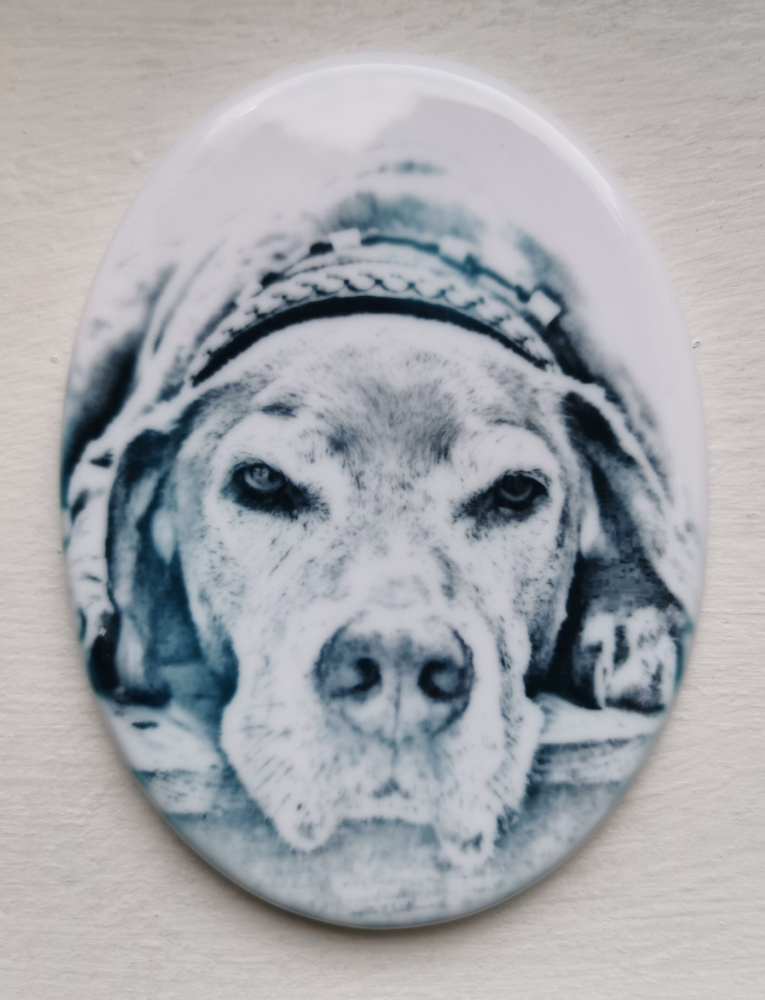
#> input picture media/plytki_with_photo/original.jpg, 1529 x 2000 px (shown at 1/2 size)
$ python -i batch_relief.py   (imports and definitions only)
#> lines starting #> are read from the running program, lines starting #| are printed output that depends on the picture
#> further down, picture is the input picture: PIL image 1529x2000 RGB; mean R, G, B 166.1, 168.2, 172.1
#!/usr/bin/env python3
"""Optymalizacja 38 urn z reliefem ("... Custom urn for dog's ashes", plans/relief_custom_urn_38.csv, stan żywy plans/relief_stan_zywy.json).
  python3 -I scripts/batch_relief.py raport                      # mapowanie oferta -> folder serwera, wariant A/B (plans/relief_mapa.csv), bez zapisu
  python3 -I scripts/batch_relief.py plan N [--lid=ID[,ID]]      # dry-run partii N (plans/partia_relief_00N.csv i _dryrun.json)
  python3 -I scripts/batch_relief.py apply N --apply             # zapis do Etsy (tylko po "tak" właścicielki dla partii N)
Zakres na ofertę: kopia zapasowa; tytuł, opis, 13 tagów, materiały tekstowe (wood, brass handles, cold cast bronze relief), Materials (Brass, Pine, Birch),
personalizacja (A: imię i daty wymagane + cytat opcjonalny; B: imię i daty opcjonalne), alt texty zdjęć 1-6 (zdjęcia NIE są wymieniane),
film 1 = video/video-urn-relief-dogs-anita.mp4, film 2 = z folderu rasy (bez "brand"), 8 tłumaczeń. Limit API: etsy_api liczy okno 24 h dla wszystkich wywołań.
"""
import csv
import datetime
import glob
import hashlib
import html
import io
import json
import re
import subprocess
import sys
import time
import urllib.parse
from collections import Counter
from pathlib import Path

import numpy as np
from PIL import Image

sys.path.insert(0, str(Path(__file__).resolve().parent))
import etsy_api as api
import generators as gen
import apply_test_sphynx as base
import batch as B
import batch_urny as U

ROOT = api.ROOT
TPL = ROOT / "templates"
BASE_V = "https://www.artdog.com.pl/VIDEO/V%20tura/109.%20Plakietki%20na%20urnie/"
STAN = ROOT / "plans" / "relief_stan_zywy.json"
INDEX = ROOT / "plans" / "relief_foldery_index.csv"
GROUP = ROOT / "plans" / "relief_custom_urn_38.csv"
MAPA = ROOT / "plans" / "relief_mapa.csv"
CACHE = B.CACHE.parent / "relief"
VIDEO1 = ROOT / "video" / "video-urn-relief-dogs-anita.mp4"
ROTTWEILER_FIX = ROOT / "video" / "poprawki" / "rottweiler-5056739246399.mp4"
MATERIALS_TEXT = "wood,brass handles,cold cast bronze relief"
MAT_VALUES = ("68,203,1059", "Brass,Pine,Birch")  # bez Ceramic (zatwierdzone 30.10.2026)
B_FOLDERS = {18, 21, 23, 24, 28, 29, 38}  # foldery bez tabliczki na zdjęciu 1 (wariant B)
OWNER_EAN = {1380245139: "5056739246375", 1380245821: "5056739246399"}  # poprawki właścicielki 29.10.2026
OWNER_VIDEO2 = {1380245821: ROTTWEILER_FIX}
NAME_FIX = {"Borzoi Russian Wolfhound": "Borzoi", "Mastino Napoletano": "Neapolitan Mastiff", "Staffordshire Bullterrier": "Staffordshire Bull Terrier"}
FEATURE_OFFER = {1380247435: "Dachshund Wire-haired"}  # Dachshund wire: "Wire-haired" w tytule
TOP4 = {1366245946, 1380250289, 1380245821, 1366250756}  # German Shepherd, Dogue de Bordeaux, Rottweiler, Golden Retriever: na końcu
LANG_ALL = U.LANG_ALL
QUOTE = "When I needed a hand, you gave me your paw"
TODAY = datetime.date.today()


# [4 lines left out: function sec, not called in this run]


# ---------- szablony EN ----------
_EN = {}


# [99 lines left out: functions en, fixed_block, en_description, pick_title, not called in this run]


STOP = U.STOP


# [28 lines left out: functions en_tags, en_alts, not called in this run]


# ---------- tłumaczenia ----------
_TR = {}


# [68 lines left out: functions tr_load, tr_fill, tr_render, not called in this run]


# ---------- mapowanie oferta -> folder ----------
def bbox_vec(im):
    a = np.asarray(im.convert("L"), dtype=float)
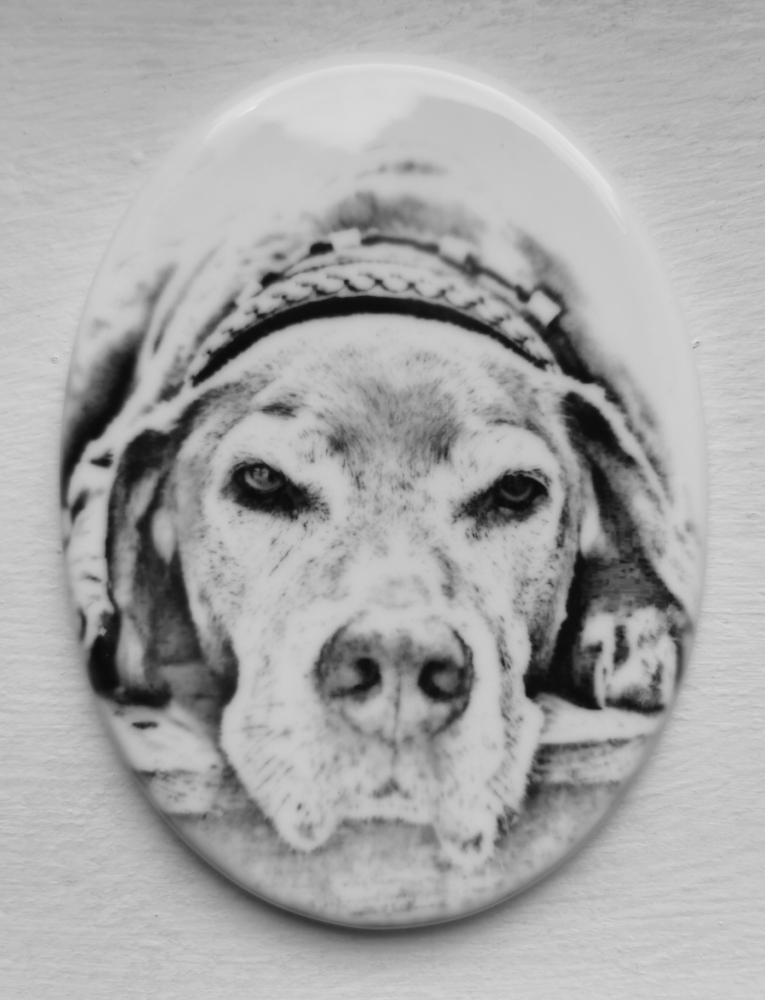
#> a: shape (2000, 1529) float64 (shown at 1/2 size); min 9, max 240, mean 168
    ys, xs = np.where(a < 235)
    im = im.crop((xs.min(), ys.min(), xs.max() + 1, ys.max() + 1))
    v = np.asarray(im.convert("L").resize((72, 56)), dtype=float).ravel()
#> v = 4032 values, max 220 at index 703, min 6 at index 1711, mean 168
    v -= v.mean()
#> v = 4032 values, max 52 at index 703, min -162 at index 1711, mean 1.04e-14
    return v / np.linalg.norm(v)


# [45 lines left out: functions curl_to, folder_vec, mapping, not called in this run]


def breed_name(title):
    return title.split(" Urn for")[0].strip()


# [294 lines left out: functions build_candidates, render, check, raport, plan, personalization and 6 more, not called in this run]


# [2 lines not run here, left out]

>>> from PIL import Image
>>> picture = Image.open('../media/plytki_with_photo/original.jpg')
>>> result = bbox_vec(picture)
#> result = 4032 values, max 0.0198 at index 703, min -0.0617 at index 1711, mean 3.41e-18
